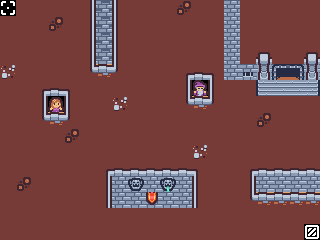

The image is a tile-based game level rendered from a .tmx file. Its description and complete source (layers, tilesets, objects, tile grids) follow:
An orthogonal 20x15 tile map with 16x16 px tiles, 1 tile layer (Warstwa Kafelków 1).

<map version="1.10" tiledversion="1.11.0" orientation="orthogonal" renderorder="left-up" width="20" height="15" tilewidth="16" tileheight="16" infinite="0" nextlayerid="3" nextobjectid="1">
 <tileset firstgid="1" source="sampleSheet.tsx" />
 <layer id="1" name="Warstwa Kafelków 1" width="20" height="15">
  <data encoding="csv">
61,1,1,1,1,14,15,16,1,1,1,13,1,1,41,1,1,1,1,1,
1,1,1,13,1,14,15,16,1,1,1,1,1,1,41,1,1,1,1,1,
1,1,1,1,1,14,15,16,1,1,1,1,1,1,41,1,1,1,1,1,
1,1,1,1,1,14,15,16,1,1,1,1,1,1,41,1,7,1,1,7,
25,1,1,1,1,26,27,28,1,1,1,2,3,4,41,29,19,11,12,19,
1,1,2,3,4,1,1,1,1,1,1,14,85,16,1,1,37,38,38,39,
1,1,14,100,16,1,1,25,1,1,1,26,27,28,1,1,1,1,1,1,
1,1,26,27,28,1,1,1,1,1,1,1,1,1,1,1,13,1,1,1,
1,1,1,1,13,1,1,1,1,1,1,1,1,1,1,1,1,1,1,1,
1,1,1,1,1,1,1,1,1,1,1,1,25,1,1,1,1,1,1,1,
1,1,1,1,1,1,2,3,3,3,3,3,4,1,1,2,3,3,3,3,
1,13,1,1,1,1,14,41,20,41,21,41,16,1,1,14,41,41,41,41,
1,1,1,1,1,1,14,41,41,30,41,41,16,1,1,26,27,27,27,27,
1,1,1,1,1,1,1,1,1,1,1,1,1,1,1,1,1,1,1,1,
1,1,1,1,1,1,1,1,1,1,1,1,1,1,1,1,1,1,1,62
</data>
 </layer>
 <objectgroup id="2" name="Warstwa Obiektu 1" />
</map>
